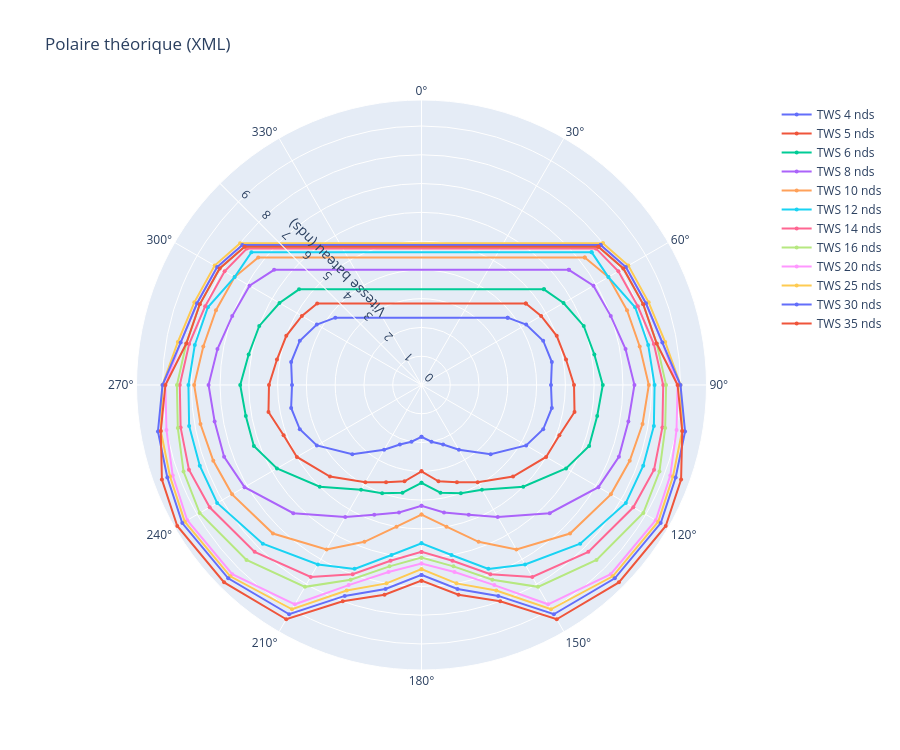

Notebook source saved alongside this figure:
### Markdown cell above
### Polaire Tara

### Code cell
def lire_polaire_xml(path_xml):
    """
    Lit un fichier XML de polaires et retourne :
    dict[TWS] = (angles_deg, vitesses)
    """
    tree = ET.parse(path_xml)
    root = tree.getroot()

    polaires = {}

    for curve in root.findall("PolarCurve"):
        tws = float(curve.find("PolarCurveIndex").attrib["value"])

        angles = []
        values = []

        for item in curve.findall("PolarItem"):
            angle = float(item.find("Angle").attrib["value"])
            value = float(item.find("Value").attrib["value"])

            # Ignore les zones nulles (0.1 = artificiel)
            if value <= 0.1:
                continue

            angles.append(angle)
            values.append(value)

        polaires[tws] = (np.array(angles), np.array(values))

    return polaires

def tracer_polaire_xml(polaires):
    fig = go.Figure()

    for tws in sorted(polaires.keys()):
        angles, speeds = polaires[tws]

        # Tribord
        theta_starboard = angles
        r_starboard = speeds

        # Babord (symétrie)
        theta_port = 360 - angles
        r_port = speeds

        # Courbe fermée (optionnel mais propre)
        theta_full = np.concatenate([
            theta_starboard,
            theta_port[::-1],
            [theta_starboard[0]]
        ])

        r_full = np.concatenate([
            r_starboard,
            r_port[::-1],
            [r_starboard[0]]
        ])

        fig.add_trace(go.Scatterpolar(
            theta=theta_full,
            r=r_full,
            mode="lines+markers",
            name=f"TWS {int(tws)} nds",
            line=dict(width=2),
            marker=dict(size=4)
        ))

    fig.update_layout(
        title="Polaire théorique (XML)",
        polar=dict(
            angularaxis=dict(
                direction="clockwise",
                rotation=90,
                tickmode="array",
                tickvals=list(range(0, 360, 30)),
                ticktext=[f"{i}°" for i in range(0, 360, 30)]
            ),
            radialaxis=dict(
                title="Vitesse bateau (nds)",
                angle=135
            )
        ),
        height=750,
        showlegend=True
    )

    fig.show()

polaire = lire_polaire_xml("Data/WindPolar Voile Stella-Maris.xml")
tracer_polaire_xml(polaire)

### Figure 1 — Plotly figure (JSON) as saved in the notebook; plotly's stock layout.template omitted (floating-point values rounded to 4 significant figures)
{"data": [{"line": {"width": 2}, "marker": {"size": 4}, "mode": "lines+markers", "name": "TWS 4 nds", "r": [3.8, 4.2, 4.5, 4.6, 4.5, 4.6, 4.5, 4.2, 3.4, 2.6, 2.2, 2.0, 1.8, 1.8, 2.0, 2.2, 2.6, 3.4, 4.2, 4.5, 4.6, 4.5, 4.6, 4.5, 4.2, 3.8, 3.8], "theta": [52.0, 60.0, 70.0, 80.0, 90.0, 100.0, 110.0, 120.0, 135.0, 150.0, 160.0, 170.0, 180.0, 180.0, 190.0, 200.0, 210.0, 225.0, 240.0, 250.0, 260.0, 270.0, 280.0, 290.0, 300.0, 308.0, 52.0], "type": "scatterpolar"}, {"line": {"width": 2}, "marker": {"size": 4}, "mode": "lines+markers", "name": "TWS 5 nds", "r": [4.6, 4.8, 5.0, 5.1, 5.3, 5.4, 5.1, 5.0, 4.5, 3.9, 3.6, 3.4, 3.0, 3.0, 3.4, 3.6, 3.9, 4.5, 5.0, 5.1, 5.4, 5.3, 5.1, 5.0, 4.8, 4.6, 4.6], "theta": [52.0, 60.0, 70.0, 80.0, 90.0, 100.0, 110.0, 120.0, 135.0, 150.0, 160.0, 170.0, 180.0, 180.0, 190.0, 200.0, 210.0, 225.0, 240.0, 250.0, 260.0, 270.0, 280.0, 290.0, 300.0, 308.0, 52.0], "type": "scatterpolar"}, {"line": {"width": 2}, "marker": {"size": 4}, "mode": "lines+markers", "name": "TWS 6 nds", "r": [5.4, 5.7, 6.0, 6.1, 6.3, 6.2, 6.2, 5.8, 5.0, 4.2, 4.0, 3.8, 3.4, 3.4, 3.8, 4.0, 4.2, 5.0, 5.8, 6.2, 6.2, 6.3, 6.1, 6.0, 5.7, 5.4, 5.4], "theta": [52.0, 60.0, 70.0, 80.0, 90.0, 100.0, 110.0, 120.0, 135.0, 150.0, 160.0, 170.0, 180.0, 180.0, 190.0, 200.0, 210.0, 225.0, 240.0, 250.0, 260.0, 270.0, 280.0, 290.0, 300.0, 308.0, 52.0], "type": "scatterpolar"}, {"line": {"width": 2}, "marker": {"size": 4}, "mode": "lines+markers", "name": "TWS 8 nds", "r": [6.5, 6.9, 7.0, 7.2, 7.4, 7.3, 7.3, 7.1, 6.3, 5.3, 4.8, 4.5, 4.2, 4.2, 4.5, 4.8, 5.3, 6.3, 7.1, 7.3, 7.3, 7.4, 7.2, 7.0, 6.9, 6.5, 6.5], "theta": [52.0, 60.0, 70.0, 80.0, 90.0, 100.0, 110.0, 120.0, 135.0, 150.0, 160.0, 170.0, 180.0, 180.0, 190.0, 200.0, 210.0, 225.0, 240.0, 250.0, 260.0, 270.0, 280.0, 290.0, 300.0, 308.0, 52.0], "type": "scatterpolar"}, {"line": {"width": 2}, "marker": {"size": 4}, "mode": "lines+markers", "name": "TWS 10 nds", "r": [7.2, 7.5, 7.6, 7.7, 7.9, 7.8, 7.7, 7.6, 7.3, 6.6, 5.8, 5.0, 4.5, 4.5, 5.0, 5.8, 6.6, 7.3, 7.6, 7.7, 7.8, 7.9, 7.7, 7.6, 7.5, 7.2, 7.2], "theta": [52.0, 60.0, 70.0, 80.0, 90.0, 100.0, 110.0, 120.0, 135.0, 150.0, 160.0, 170.0, 180.0, 180.0, 190.0, 200.0, 210.0, 225.0, 240.0, 250.0, 260.0, 270.0, 280.0, 290.0, 300.0, 308.0, 52.0], "type": "scatterpolar"}, {"line": {"width": 2}, "marker": {"size": 4}, "mode": "lines+markers", "name": "TWS 12 nds", "r": [7.5, 7.5, 7.9, 8.0, 8.1, 8.2, 8.2, 8.2, 7.8, 7.2, 6.8, 6.0, 5.5, 5.5, 6.0, 6.8, 7.2, 7.8, 8.2, 8.2, 8.2, 8.1, 8.0, 7.9, 7.5, 7.5, 7.5], "theta": [52.0, 60.0, 70.0, 80.0, 90.0, 100.0, 110.0, 120.0, 135.0, 150.0, 160.0, 170.0, 180.0, 180.0, 190.0, 200.0, 210.0, 225.0, 240.0, 250.0, 260.0, 270.0, 280.0, 290.0, 300.0, 308.0, 52.0], "type": "scatterpolar"}, {"line": {"width": 2}, "marker": {"size": 4}, "mode": "lines+markers", "name": "TWS 14 nds", "r": [7.7, 7.9, 8.0, 8.2, 8.4, 8.5, 8.6, 8.5, 8.2, 7.7, 7.0, 6.2, 5.8, 5.8, 6.2, 7.0, 7.7, 8.2, 8.5, 8.6, 8.5, 8.4, 8.2, 8.0, 7.9, 7.7, 7.7], "theta": [52.0, 60.0, 70.0, 80.0, 90.0, 100.0, 110.0, 120.0, 135.0, 150.0, 160.0, 170.0, 180.0, 180.0, 190.0, 200.0, 210.0, 225.0, 240.0, 250.0, 260.0, 270.0, 280.0, 290.0, 300.0, 308.0, 52.0], "type": "scatterpolar"}, {"line": {"width": 2}, "marker": {"size": 4}, "mode": "lines+markers", "name": "TWS 16 nds", "r": [7.8, 8.1, 8.2, 8.3, 8.5, 8.6, 8.8, 8.9, 8.6, 8.1, 7.2, 6.4, 6.0, 6.0, 6.4, 7.2, 8.1, 8.6, 8.9, 8.8, 8.6, 8.5, 8.3, 8.2, 8.1, 7.8, 7.8], "theta": [52.0, 60.0, 70.0, 80.0, 90.0, 100.0, 110.0, 120.0, 135.0, 150.0, 160.0, 170.0, 180.0, 180.0, 190.0, 200.0, 210.0, 225.0, 240.0, 250.0, 260.0, 270.0, 280.0, 290.0, 300.0, 308.0, 52.0], "type": "scatterpolar"}, {"line": {"width": 2}, "marker": {"size": 4}, "mode": "lines+markers", "name": "TWS 20 nds", "r": [7.9, 8.2, 8.3, 8.5, 8.9, 9.0, 9.2, 9.4, 9.3, 8.8, 7.4, 6.6, 6.2, 6.2, 6.6, 7.4, 8.8, 9.3, 9.4, 9.2, 9.0, 8.9, 8.5, 8.3, 8.2, 7.9, 7.9], "theta": [52.0, 60.0, 70.0, 80.0, 90.0, 100.0, 110.0, 120.0, 135.0, 150.0, 160.0, 170.0, 180.0, 180.0, 190.0, 200.0, 210.0, 225.0, 240.0, 250.0, 260.0, 270.0, 280.0, 290.0, 300.0, 308.0, 52.0], "type": "scatterpolar"}, {"line": {"width": 2}, "marker": {"size": 4}, "mode": "lines+markers", "name": "TWS 25 nds", "r": [8.0, 8.3, 8.4, 8.6, 9.0, 9.2, 9.3, 9.5, 9.4, 9.0, 7.6, 7.0, 6.4, 6.4, 7.0, 7.6, 9.0, 9.4, 9.5, 9.3, 9.2, 9.0, 8.6, 8.4, 8.3, 8.0, 8.0], "theta": [52.0, 60.0, 70.0, 80.0, 90.0, 100.0, 110.0, 120.0, 135.0, 150.0, 160.0, 170.0, 180.0, 180.0, 190.0, 200.0, 210.0, 225.0, 240.0, 250.0, 260.0, 270.0, 280.0, 290.0, 300.0, 308.0, 52.0], "type": "scatterpolar"}, {"line": {"width": 2}, "marker": {"size": 4}, "mode": "lines+markers", "name": "TWS 30 nds", "r": [7.9, 8.2, 8.3, 8.5, 9.0, 9.3, 9.4, 9.6, 9.5, 9.2, 7.8, 7.2, 6.6, 6.6, 7.2, 7.8, 9.2, 9.5, 9.6, 9.4, 9.3, 9.0, 8.5, 8.3, 8.2, 7.9, 7.9], "theta": [52.0, 60.0, 70.0, 80.0, 90.0, 100.0, 110.0, 120.0, 135.0, 150.0, 160.0, 170.0, 180.0, 180.0, 190.0, 200.0, 210.0, 225.0, 240.0, 250.0, 260.0, 270.0, 280.0, 290.0, 300.0, 308.0, 52.0], "type": "scatterpolar"}, {"line": {"width": 2}, "marker": {"size": 4}, "mode": "lines+markers", "name": "TWS 35 nds", "r": [7.8, 8.1, 8.2, 8.3, 8.9, 9.2, 9.6, 9.8, 9.7, 9.4, 8.0, 7.4, 6.8, 6.8, 7.4, 8.0, 9.4, 9.7, 9.8, 9.6, 9.2, 8.9, 8.3, 8.2, 8.1, 7.8, 7.8], "theta": [52.0, 60.0, 70.0, 80.0, 90.0, 100.0, 110.0, 120.0, 135.0, 150.0, 160.0, 170.0, 180.0, 180.0, 190.0, 200.0, 210.0, 225.0, 240.0, 250.0, 260.0, 270.0, 280.0, 290.0, 300.0, 308.0, 52.0], "type": "scatterpolar"}], "layout": {"height": 750, "polar": {"angularaxis": {"direction": "clockwise", "rotation": 90, "tickmode": "array", "ticktext": ["0°", "30°", "60°", "90°", "120°", "150°", "180°", "210°", "240°", "270°", "300°", "330°"], "tickvals": [0, 30, 60, 90, 120, 150, 180, 210, 240, 270, 300, 330]}, "radialaxis": {"angle": 135, "title": {"text": "Vitesse bateau (nds)"}}}, "showlegend": true, "title": {"text": "Polaire théorique (XML)"}}}
